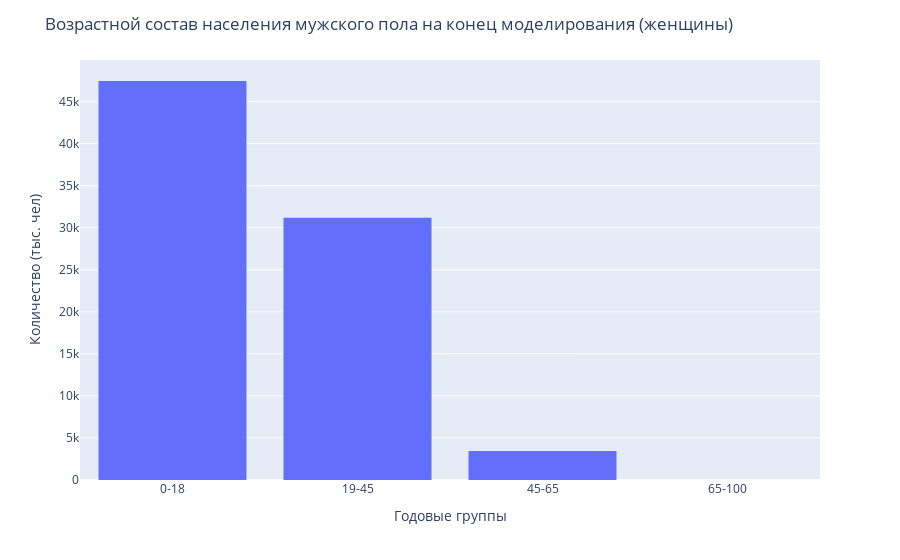

Notebook code for this chart:
### Code cell
d = df2.T
new_header = d.iloc[0]
d = d[1:]
d.columns = new_header
d = d.reset_index()

fig = px.histogram(d, x="index", y="Female")
fig.update_layout(
    title="Возрастной состав населения мужского пола на конец моделирования (женщины)",
    xaxis_title="Годовые группы",
    yaxis_title="Количество (тыс. чел)"
)
fig.show()

### Figure 1 — Plotly figure (JSON) as saved in the notebook; plotly's stock layout.template omitted (floating-point values rounded to 4 significant figures)
{"data": [{"alignmentgroup": "True", "bingroup": "x", "histfunc": "sum", "hovertemplate": "index=%{x}<br>sum of Female=%{y}<extra></extra>", "legendgroup": "", "marker": {"color": "#636efa", "pattern": {"shape": ""}}, "name": "", "offsetgroup": "", "orientation": "v", "showlegend": false, "type": "histogram", "x": ["0-18", "19-45", "45-65", "65-100"], "xaxis": "x", "y": [47452, 31185, 3444, 13], "yaxis": "y"}], "layout": {"autosize": true, "barmode": "relative", "legend": {"tracegroupgap": 0}, "margin": {"t": 60}, "title": {"text": "Возрастной состав населения мужского пола на конец моделирования (женщины)"}, "xaxis": {"anchor": "y", "autorange": true, "domain": [0, 1], "range": [-0.5, 3.5], "title": {"text": "Годовые группы"}, "type": "category"}, "yaxis": {"anchor": "x", "autorange": true, "domain": [0, 1], "range": [0, 49950.0], "title": {"text": "Количество (тыс. чел)"}, "type": "linear"}}}
